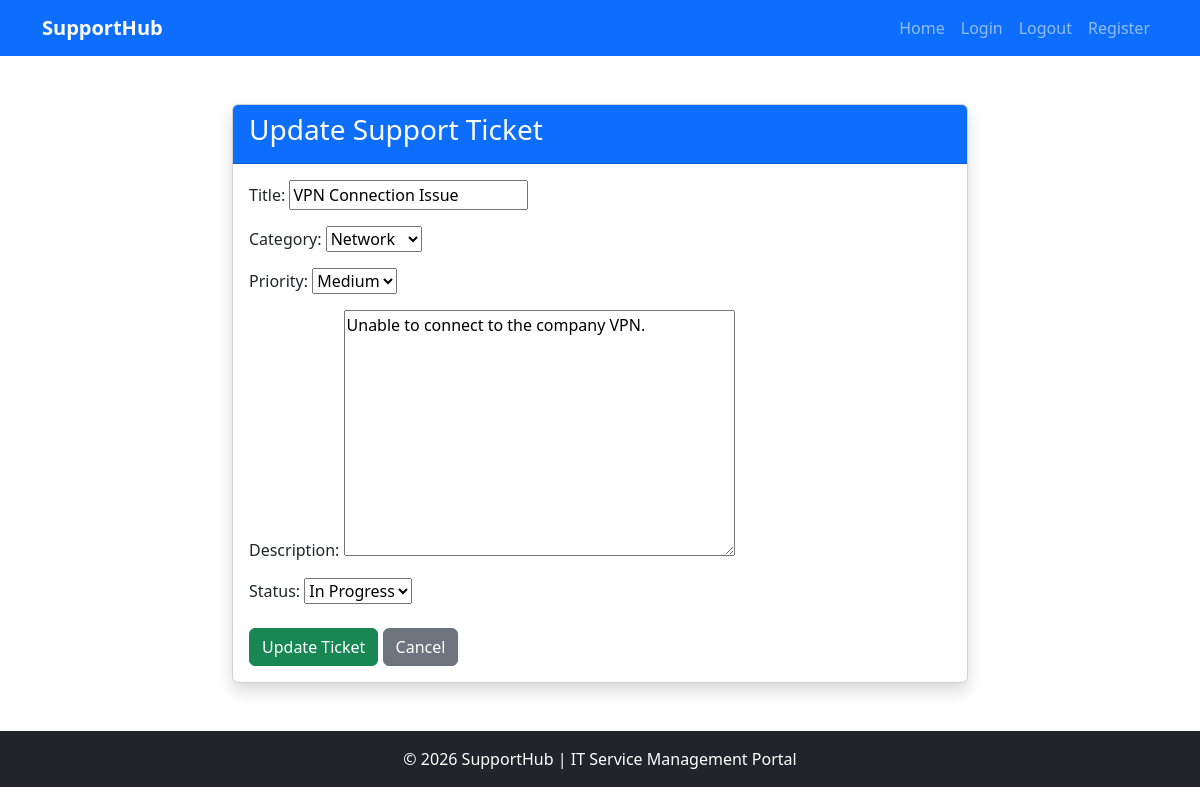
Page /update-ticket/2/ (signed in) on the committed database.
### tickets/models.py (models this page shows, shortened)
class Ticket(models.Model):
    CATEGORY_CHOICES = [
        ("Hardware", "Hardware"),
        ("Software", "Software"),
        ("Network", "Network"),
        ("Other", "Other"),
    ]
    PRIORITY_CHOICES = [
        ("Low", "Low"),
        ("Medium", "Medium"),
        ("High", "High"),
    ]
    STATUS_CHOICES = [
        ("Open", "Open"),
        ("In Progress", "In Progress"),
        ("Closed", "Closed"),
    ]
    title = models.CharField(max_length=200)
    category = models.CharField(max_length=50, choices=CATEGORY_CHOICES)
    priority = models.CharField(max_length=20, choices=PRIORITY_CHOICES)
    description = models.TextField()
    status = models.CharField(
        max_length=20,
        choices=STATUS_CHOICES,
        default="Open"
    )
    created_at = models.DateTimeField(auto_now_add=True)

### tickets/views.py (the view)
@login_required
def update_ticket(request, ticket_id):
    ticket = get_object_or_404(Ticket, id=ticket_id)
    if request.method == "POST":
        form = TicketForm(request.POST, instance=ticket)
        if form.is_valid():
            form.save()
            return redirect("ticket_list")
    else:
        form = TicketForm(instance=ticket)
    return render(
        request,
        "update_ticket.html",
        {"form": form, "ticket": ticket}
    )

### tickets/forms.py
class TicketForm(forms.ModelForm):
    class Meta:
        model = Ticket
        fields = [
            "title",
            "category",
            "priority",
            "description",
            "status",
        ]

### templates/update_ticket.html (shortened to what this page needs)
{% extends 'base.html' %}
{% block content %}
<div class="row justify-content-center">
    <div class="col-lg-8">
        <div class="card shadow">
            <div class="card-header bg-primary text-white">
                <h3>Update Support Ticket</h3>
            </div>
            <div class="card-body">
                <form method="POST">
                    {{ form.as_p }}
                    <div class="mt-4">
                        <button
                            type="submit"
                            class="btn btn-success">
                            Update Ticket
                        </button>
                        <a
                            href="{% url 'ticket_list' %}"
                            class="btn btn-secondary">
                            Cancel
                        </a>
                    </div>
                </form>
            </div>
        </div>
    </div>
</div>
{% endblock %}

### rows in the picture
Ticket: title "VPN Connection Issue", category "Network", priority "Medium", description "Unable to connect to the company VPN.", status "In Progress"
